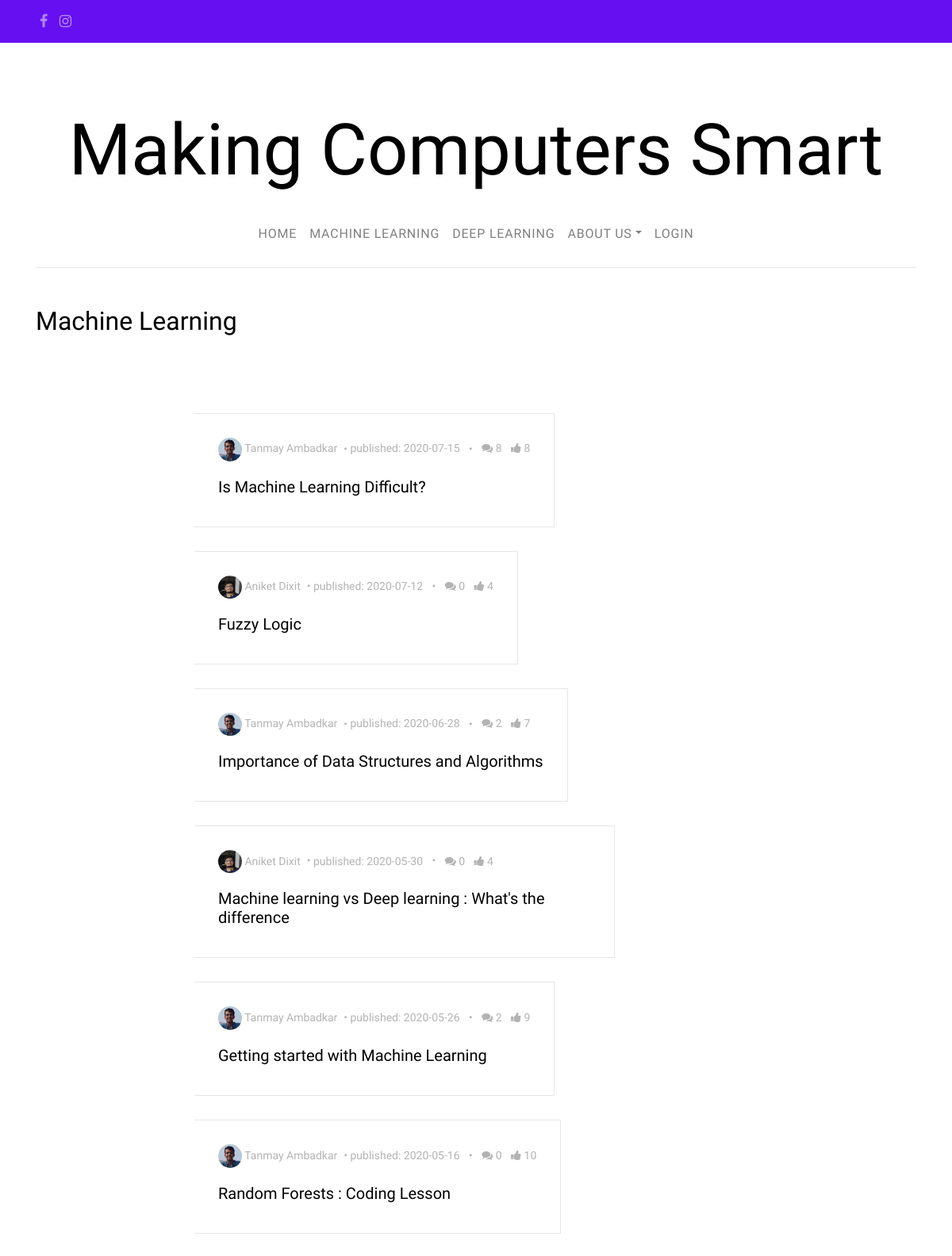
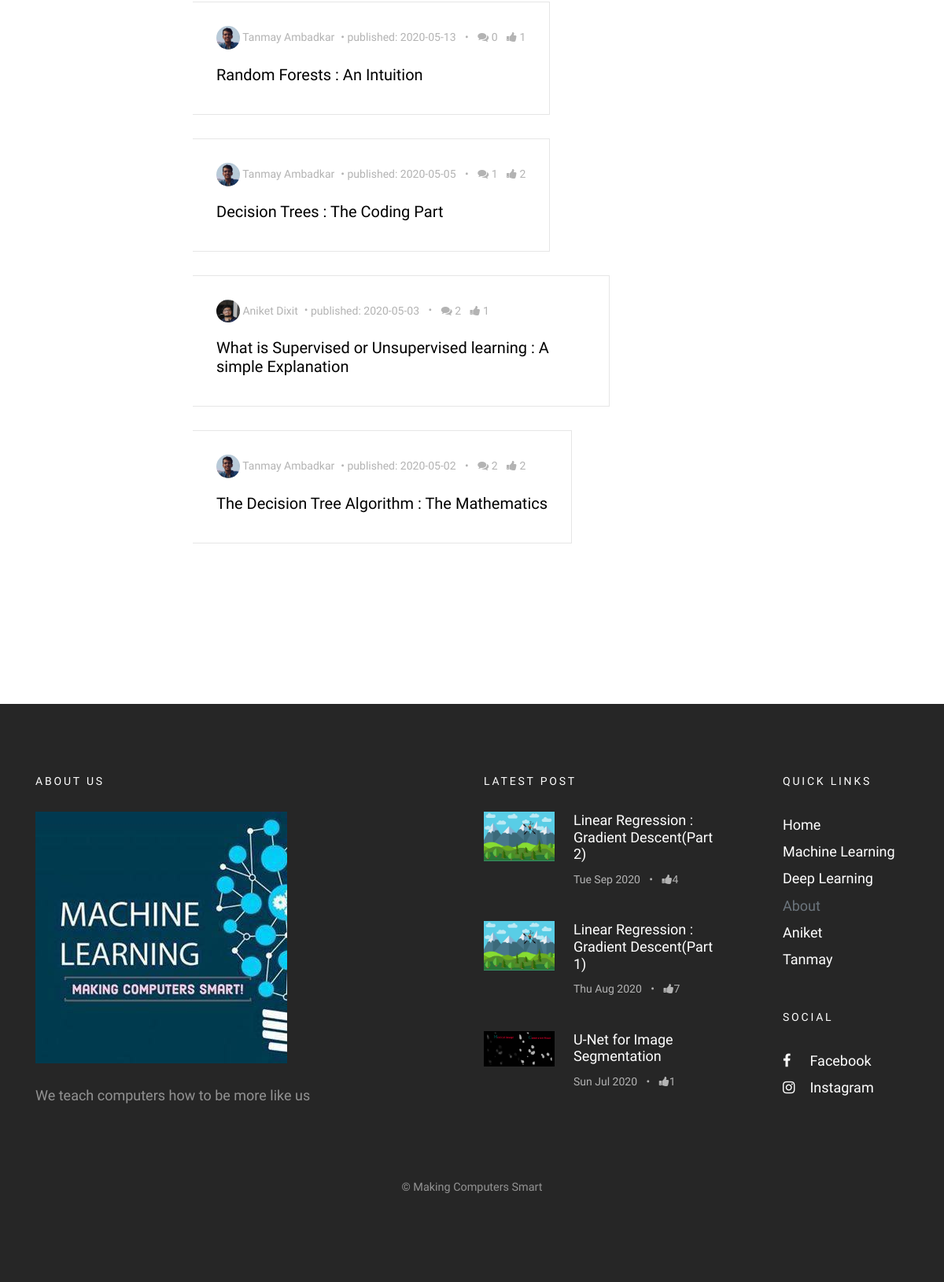
/posts/ML/, run on the app's committed database (2 pictures, top to bottom).
### blog/models.py (models this page shows, shortened)
class Post(models.Model):
    types = (
        ('D', 'Deep Learning'),
        ('M', 'Machine Learning'),
    )
    author = models.ForeignKey('UserProfileInfo', on_delete = models.CASCADE)
    title = models.CharField(max_length = 200)
    cover_img = models.ImageField(upload_to = 'cover_image', blank = True)
    text = models.TextField()
    created_date = models.DateTimeField(default = timezone.now)
    published_date = models.DateTimeField(blank = True, null = True)
    type = models.CharField(max_length = 1, choices = types, blank = True)
    def approve_comments(self):
        return self.comments.filter(approved_comment=True)
    def get_total_likes(self):
        return self.likes.users.count()

class UserProfileInfo(models.Model):
    user = models.OneToOneField(User, on_delete= models.CASCADE)
    profile_img = models.ImageField(upload_to = 'profile_pics', blank = True)
    cover_image = models.ImageField(upload_to = 'cover_profile_img', blank = True)
    description = models.TextField(blank = True)
    writeup = models.TextField(blank = True)
    instagram = models.URLField(blank = True)
    facebook = models.URLField(blank = True)
    github = models.URLField(blank = True)
    linkedin = models.URLField(blank = True)
    email = models.EmailField(blank = True)

class Like(models.Model):
    post = models.OneToOneField(Post, related_name = 'likes', on_delete=models.CASCADE)
    users = models.ManyToManyField(User, related_name='requirement_post_likes')
    created_at = models.DateTimeField(auto_now_add=True)
    updated_at = models.DateTimeField(auto_now=True)

### blog/views.py (the view)
# urls.py: path('posts/ML/', PostListView_ML.as_view(), name = 'post_list_ML'),
class PostListView_ML(TemplateView, TemplateResponseMixin):
    template_name = 'post_list_ML.html'
    def get_context_data(self, **kwargs):
         context = super(PostListView_ML, self).get_context_data(**kwargs)
         context['posts'] = Post.objects.filter(type__startswith = 'M').order_by('-published_date')
         context['topthree'] = Post.objects.filter(published_date__lte = timezone.now()).order_by('-published_date')[:3]
         return context

### blog/templates/blog/post_list_ML.html (shortened to what this page needs)
{% extends "blog/base.html" %}
{% block content %}
<section class="site-section pt-5">
  <div class="container">
    <div class="row mb-4">
      <div class="col-md-6">
        <h2 class="mb-4">Machine Learning</h2>
      </div>
    </div>
    <div class="row blog-entries">
      <div class="col-md-12 col-lg-8 main-content">
        <div class="row mb-5 mt-5">
          <div class="col-md-12">
              {% for post in posts %}
		{% if post.published_date %}
              <div class="post-entry-horzontal">
                <a href="{% url 'post_detail' pk=post.pk %}">
                  <span class="text">
                    <div class="post-meta">
                      <span class="author mr-2"><img src="/media/{{post.author.profile_img}}" alt="Colorlib">  {{post.author.user.first_name}} {{post.author.user.last_name}}</span>&bullet;
                      <span class="mr-2">published: {{post.published_date|date:"Y-m-d"}}</span> &bullet;
                      <span class="ml-2"><span class="fa fa-comments"></span> {{post.approve_comments.count}}</span>
		      <span class="ml-2"><span class="fa fa-thumbs-up"></span> {{post.get_total_likes}}</span>
                    </div>
                    <h2>{{ post.title }}</h2>
                  </span>
                </a>
              </div>
		{% endif %}
              {% endfor %}
          </div>
        </div>
      </div>
    </div>
  </div>
</section>
{% endblock %}
{% block footerblock %}
    {% for post in topthree %}
    <ul>
      <li>
        <a href="{% url 'post_detail' pk=post.pk %}">
          <img src="/media/{{post.cover_img}}" alt="Image placeholder" class="mr-4">
          <div class="text">
            <h4>{{post.title}}</h4>
            <div class="post-meta">
              <span class="mr-2">{{ post.published_date|date:"D M Y"}} </span> &bullet;
              <span class="ml-2"><span class="fa fa-thumbs-up"></span>{{post.get_total_likes}}</span>
            </div>
          </div>
        </a>
      </li>
    </ul>
    {% endfor %}
{% endblock  %}

### static/css/style.css (style rules this page uses)
body { background: #ccc url("../images/photography.png") repeat; font-family: "Inconsolata", SFMono-Regular, Menlo, Monaco, Consolas, "Liberation Mono", "Courier New", monospace; font-weight: 300; font-size: 18px; line-height: 1.9; color: #6c757d; }
a { -webkit-transition: .3s all ease; -o-transition: .3s all ease; transition: .3s all ease; text-decoration: none; }
h1, h2, h3, h4, h5 { color: #000; font-family: "Josefin Sans", -apple-system, BlinkMacSystemFont, "Segoe UI", Roboto, "Helvetica Neue", Arial, sans-serif, "Apple Color Emoji", "Segoe UI Emoji", "Segoe UI Symbol", "Noto Color Emoji"; }
.site-section { padding: 7em 0; }
.blog-entries .post-meta { margin-bottom: 20px; font-size: 14px; color: #b3b3b3; }
.blog-entries .post-meta .author img { width: 30px; border-radius: 50%; display: inline-block; }
.post-entry-horzontal { margin-bottom: 30px; }
.post-entry-horzontal a { overflow: hidden; display: table; position: relative; top: 0; -webkit-transition: .1s all ease; -o-transition: .1s all ease; transition: .1s all ease; }
.post-entry-horzontal a .image, .post-entry-horzontal a .text { display: table-cell; vertical-align: middle; }
.post-entry-horzontal a .text { padding: 30px; width: calc(100 - 200px); border: 1px solid #e6e6e6; border-left: none; }
.post-entry-horzontal a .text h2 { font-size: 20px; }
.post-entry-sidebar .post-meta { font-size: 14px; color: #b3b3b3; }
.post-entry-sidebar ul { padding: 0; margin: 0; }
.post-entry-sidebar ul li { list-style: none; padding: 0 0 20px 0; margin: 0 0 20px 0; }
.post-entry-sidebar ul li a { display: table; }
.post-entry-sidebar ul li a img { width: 90px; }
.post-entry-sidebar ul li a img, .post-entry-sidebar ul li a .text { display: table-cell; vertical-align: middle; }
.post-entry-sidebar ul li a .text h4 { font-size: 18px; }
.site-footer .post-entry-sidebar ul li a h4 { color: #fff; }
.site-footer a { color: #fff; }

### data on the page
Post: author.profile_img (picture), author.user.first_name "Tanmay", author.user.last_name "Ambadkar", published_date "2020-07-15", approve_comments.count "8", get_total_likes "8", title "Is Machine Learning Difficult?"
Post: author.profile_img (picture), author.user.first_name "Aniket", author.user.last_name "Dixit", published_date "2020-07-12", approve_comments.count "0", get_total_likes "4", title "Fuzzy Logic"
Post: author.profile_img (picture), author.user.first_name "Tanmay", author.user.last_name "Ambadkar", published_date "2020-06-28", approve_comments.count "2", get_total_likes "7", title "Importance of Data Structures and Algorithms"
Post: author.profile_img (picture), author.user.first_name "Aniket", author.user.last_name "Dixit", published_date "2020-05-30", approve_comments.count "0", get_total_likes "4", title "Machine learning vs Deep learning : What's the difference"
Post: author.profile_img (picture), author.user.first_name "Tanmay", author.user.last_name "Ambadkar", published_date "2020-05-26", approve_comments.count "2", get_total_likes "9", title "Getting started with Machine Learning"
Post: author.profile_img (picture), author.user.first_name "Tanmay", author.user.last_name "Ambadkar", published_date "2020-05-16", approve_comments.count "0", get_total_likes "10", title "Random Forests : Coding Lesson"
Post: author.profile_img (picture), author.user.first_name "Tanmay", author.user.last_name "Ambadkar", published_date "2020-05-13", approve_comments.count "0", get_total_likes "1", title "Random Forests : An Intuition"
Post: author.profile_img (picture), author.user.first_name "Tanmay", author.user.last_name "Ambadkar", published_date "2020-05-05", approve_comments.count "1", get_total_likes "2", title "Decision Trees : The Coding Part"
Post: author.profile_img (picture), author.user.first_name "Aniket", author.user.last_name "Dixit", published_date "2020-05-03", approve_comments.count "2", get_total_likes "1", title "What is Supervised or Unsupervised learning : A simple Explanation"
Post: author.profile_img (picture), author.user.first_name "Tanmay", author.user.last_name "Ambadkar", published_date "2020-05-02", approve_comments.count "2", get_total_likes "2", title "The Decision Tree Algorithm : The Mathematics"
Post: cover_img (picture), title "Linear Regression : Gradient Descent(Part 2)", published_date "Tue Sep 2020", get_total_likes "4"
Post: cover_img (picture), title "Linear Regression : Gradient Descent(Part 1)", published_date "Thu Aug 2020", get_total_likes "7"
Post: cover_img (picture), title "U-Net for Image Segmentation", published_date "Sun Jul 2020", get_total_likes "1"
